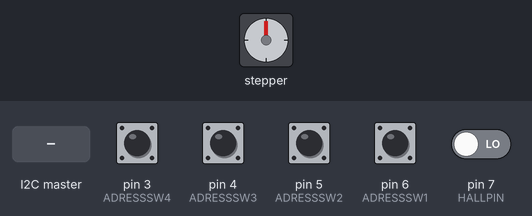
Recording of a sketch running on a simulated Arduino Nano, built with avr-gcc and run on an emulated ATmega328P. Shown: stepper motor. The inputs (shaded band) are chosen by the test bench; at power-on: pin 3 (ADRESSSW4), pin 4 (ADRESSSW3), pin 5 (ADRESSSW2), pin 6 (ADRESSSW1) HIGH, pin 7 (HALLPIN) LOW. Sleep ends after the set time or at an interrupt; stepper angles assume 2038 steps per turn.

Above: at 1.3 s.
1.4 s: the I2C master sends the byte 1
At 2.3 s:
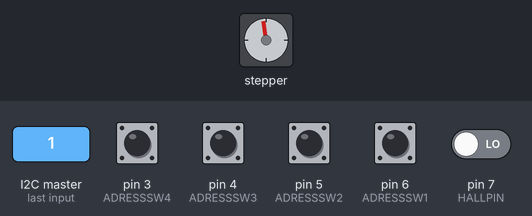
2.9 s: the I2C master sends the byte 200
At 4.6 s:
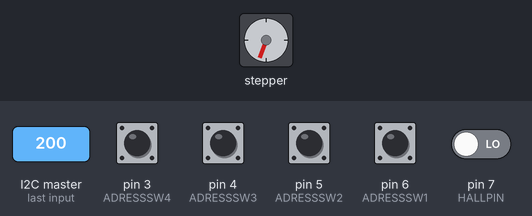
4.9 s: the I2C master sends the byte 2
At 6.0 s:
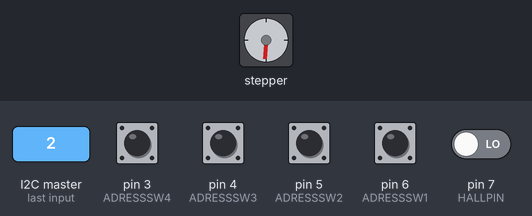
6.9 s: the I2C master sends the byte 90
At 8.2 s:
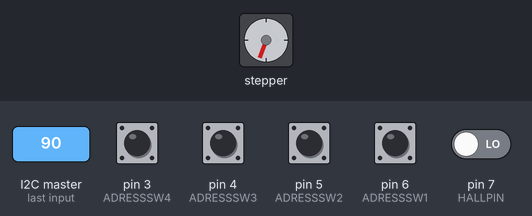
8.9 s: the I2C master sends the byte 200
At 9.9 s:
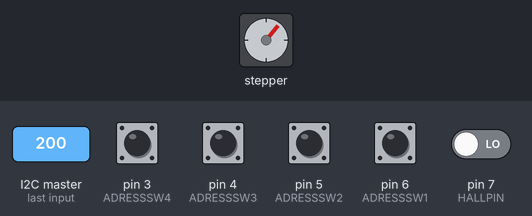
10.9 s: the I2C master sends the byte 1
At 11.9 s:
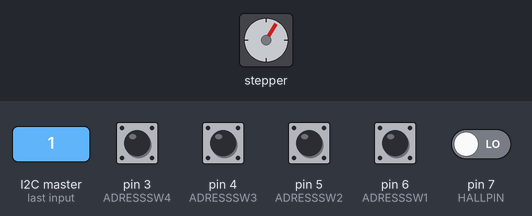
Timing chart, 0 to 13.9 s (numbered marks = the images above; inputs shaded):
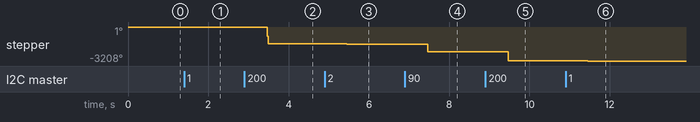

Measured:
- after the input at 2.9 s, stepper: turns 1592° counter-clockwise, starting after 0.55 s
- after the input at 4.9 s, stepper: turns 16° counter-clockwise, starting after 0.55 s
- after the input at 6.9 s, stepper: goes -1624° 0.02 s, then -2320°, starting after 0.55 s
- after the input at 8.9 s, stepper: goes -2328° 0.02 s, then -3200°, starting after 0.55 s

The sketch:

unit.ino
```cpp
/*********
  Split Flap Arduino Nano Unit
*********/

//#define serial // uncomment for serial debug communication
//#define test //uncomment for Test mode. Rotates through a few character to make sure unit is working. These characters should be displayed in the correct order: " ", "Z", "A", "U", "N", "?", "0", "1", "2", "9"

#include <Arduino.h>
#include <Wire.h>
#include <Stepper.h>
#include <EEPROM.h>
#include <avr/sleep.h>

// Pins of I2C adress switch
#define ADRESSSW1 6
#define ADRESSSW2 5
#define ADRESSSW3 4
#define ADRESSSW4 3

//constants stepper
#define STEPPERPIN1 11
#define STEPPERPIN2 10
#define STEPPERPIN3 9
#define STEPPERPIN4 8
#define STEPS 2038 //28BYJ-48 stepper, number of steps
#define HALLPIN 7 //Pin of hall sensor
#define AMOUNTFLAPS 45

//constants others
#define BAUDRATE 115200
#define ROTATIONDIRECTION -1 //-1 for reverse direction
#define OVERHEATINGTIMEOUT 2 //timeout in seconds to avoid overheating of stepper. After starting rotation, the counter will start. Stepper won't move again until timeout is passed
unsigned long lastRotation = 0;

//globals
int displayedLetter = 0; //currently shown letter
int desiredLetter = 0; //letter to be shown
const String letters[] = {" ", "A", "B", "C", "D", "E", "F", "G", "H", "I", "J", "K", "L", "M", "N", "O", "P", "Q", "R", "S", "T", "U", "V", "W", "X", "Y", "Z", "Ä", "Ö", "Ü", "0", "1", "2", "3", "4", "5", "6", "7", "8", "9", ":", ".", "-", "?", "!"};
Stepper stepper(STEPS, STEPPERPIN1, STEPPERPIN3, STEPPERPIN2, STEPPERPIN4); //stepper setup
bool lastInd1 = false; //store last status of phase
bool lastInd2 = false; //store last status of phase
bool lastInd3 = false; //store last status of phase
bool lastInd4 = false; //store last status of phase
float missedSteps = 0; //cummulate steps <1, to compensate via additional step when reaching >1
int currentlyrotating = 0; // 1 = drum is currently rotating, 0 = drum is standing still
int stepperSpeed = 10; //current speed of stepper, value only for first homing
int eeAddress = 0;   //EEPROM address for calibration offset
int calOffset;       //Offset for calibration in steps, stored in EEPROM, gets read in setup
int receivedNumber = 0;
int i2cAddress;

//sleep globals
const unsigned long WAIT_TIME = 2000;    //wait time before sleep routine gets executed again in milliseconds
unsigned long previousMillis = 0;       //stores last time sleep was interrupted

//setup
void setup() {
  // i2c adress switch
  pinMode(ADRESSSW1, INPUT_PULLUP);
  pinMode(ADRESSSW2, INPUT_PULLUP);
  pinMode(ADRESSSW3, INPUT_PULLUP);
  pinMode(ADRESSSW4, INPUT_PULLUP);

  //hall sensor
  pinMode(HALLPIN, INPUT);

  i2cAddress = getaddress(); //get I2C Address and save in variable

#ifdef serial
  //initialize serial
  Serial.begin(BAUDRATE);
  Serial.println("starting unit");
  Serial.print("I2CAddress: ");
  Serial.println(i2cAddress);
#endif

  //I2C function assignment
  Wire.begin(i2cAddress); //i2c address of this unit
  Wire.onReceive(receiveLetter);//call-function for transfered letter via i2c
  Wire.onRequest(requestEvent); //call-funtion if master requests unit state

  getOffset();     //get calibration offset from EEPROM
  calibrate(true); //home stepper after startup

  //test calibration settings
#ifdef test
  int calLetters[10] = {0, 26, 1, 21, 14, 43, 30, 31, 32, 39};
  for (int i = 0; i < 10; i++) {
    int currentCalLetter = calLetters[i];
    rotateToLetter(currentCalLetter);
    delay(5000);
  }
#endif
}

void loop() {
  unsigned long currentMillis = millis();
  if (currentMillis - previousMillis >= WAIT_TIME) {
    byte old_ADCSRA = ADCSRA;
    // disable ADC
    ADCSRA = 0;
    set_sleep_mode (SLEEP_MODE_PWR_DOWN);
    sleep_enable();
#ifdef serial
    digitalWrite (LED_BUILTIN, LOW); // shuts off LED when starting to sleep, for debugging
#endif
    sleep_cpu ();
#ifdef serial
    digitalWrite (LED_BUILTIN, HIGH); // turns on LED when waking up, for debugging
#endif
    sleep_disable();
    previousMillis = currentMillis; //reset sleep counter
    ADCSRA = old_ADCSRA;

    // release TWI bus
    TWCR = bit(TWEN) | bit(TWIE) | bit(TWEA) | bit(TWINT);

    // turn it back on again
    Wire.begin (i2cAddress);
  }  // end of time to sleep

  //check if new letter was received through i2c
  if (displayedLetter != receivedNumber)
  {
    /*
      #ifdef serial
      Serial.print("Value over serial received: ");
      Serial.print(receivedNumber);
      Serial.print(" Letter: ");
      Serial.print(letters[receivedNumber]);
      Serial.println();
      #endif
    */
    //rotate to new letter
    rotateToLetter(receivedNumber);
  }
}

//rotate to letter
void rotateToLetter(int toLetter) {
  if (lastRotation == 0 || (millis() - lastRotation > OVERHEATINGTIMEOUT * 1000)) {
    lastRotation = millis();
    //get letter position
    int posLetter = -1;
    posLetter = toLetter;
    int posCurrentLetter = -1;
    posCurrentLetter = displayedLetter;
    //int amountLetters = sizeof(letters) / sizeof(String);
#ifdef serial
    Serial.print("go to letter: ");
    Serial.println(letters[toLetter]);
#endif
    //go to letter, but only if available (>-1)
    if (posLetter > -1) { //check if letter exists
      //check if letter is on higher index, then no full rotaion is needed
      if (posLetter >= posCurrentLetter) {
#ifdef serial
        Serial.println("direct");
#endif
        //go directly to next letter, get steps from current letter to target letter
        int diffPosition = posLetter - posCurrentLetter;
        startMotor();
        stepper.setSpeed(stepperSpeed);
        //doing the rotation letterwise
        for (int i = 0; i < diffPosition; i++) {
          float preciseStep = (float)STEPS / (float)AMOUNTFLAPS;
          int roundedStep = (int)preciseStep;
          missedSteps = missedSteps + ((float)preciseStep - (float)roundedStep);
          if (missedSteps > 1) {
            roundedStep = roundedStep + 1;
            missedSteps--;
          }
          stepper.step(ROTATIONDIRECTION * roundedStep);
        }
      }
      else {
        //full rotation is needed, good time for a calibration
#ifdef serial
        Serial.println("full rotation incl. calibration");
#endif
        calibrate(false); //calibrate revolver and do not stop motor
        //startMotor();
        stepper.setSpeed(stepperSpeed);
        for (int i = 0; i < posLetter; i++) {
          float preciseStep = (float)STEPS / (float)AMOUNTFLAPS;
          int roundedStep = (int)preciseStep;
          missedSteps = missedSteps + (float)preciseStep - (float)roundedStep;
          if (missedSteps > 1) {
            roundedStep = roundedStep + 1;
            missedSteps--;
          }
          stepper.step(ROTATIONDIRECTION * roundedStep);
        }
      }
      //store new position
      displayedLetter = toLetter;
      //rotation is done, stop the motor
      delay(100); //important to stop rotation before shutting of the motor to avoid rotation after switching off current
      stopMotor();
    }
    else {
#ifdef serial
      Serial.println("letter unknown, go to space");
#endif
      desiredLetter = 0;
    }
  }
}

void receiveLetter(int numBytes) {
  int receiveArray[2]; //array for received bytes

  for (int i = 0; i < numBytes; i++) {
    receiveArray[i] = Wire.read();
  }
  //Write received bytes to correct variables
  receivedNumber = receiveArray[0];
  stepperSpeed = receiveArray[1];
}

void requestEvent() {
  Wire.write(currentlyrotating); //send unit status to master
  /*
    #ifdef serial
    Serial.print("Status ");
    Serial.print(currentlyrotating);
    Serial.print(" sent to master");
    Serial.println();
    #endif
  */
}

//returns the adress of the unit as int from 0-15
int getaddress() {
  int address = !digitalRead(ADRESSSW4) + (!digitalRead(ADRESSSW3) * 2) + (!digitalRead(ADRESSSW2) * 4) + (!digitalRead(ADRESSSW1) * 8);
  return address;
}

//gets magnet sensor offset from EEPROM in steps
void getOffset() {
  EEPROM.get(eeAddress, calOffset);
#ifdef serial
  Serial.print("CalOffset from EEPROM: ");
  Serial.print(calOffset);
  Serial.println();
#endif
}

//doing a calibration of the revolver using the hall sensor
int calibrate(bool initialCalibration) {
#ifdef serial
  Serial.println("calibrate revolver");
#endif
  currentlyrotating = 1; //set active state to active
  bool reachedMarker = false;
  stepper.setSpeed(stepperSpeed);
  int i = 0;
  while (!reachedMarker) {
    int currentHallValue = digitalRead(HALLPIN);
    if (currentHallValue == 1 && i == 0) { //already in zero position move out a bit and do the calibration {
      //not reached yet
      i = 50;
      stepper.step(ROTATIONDIRECTION * 50); //move 50 steps to get out of scope of hall
    }
    else if (currentHallValue == 1) {
      //not reached yet
      stepper.step(ROTATIONDIRECTION * 1);
    }
    else {
      //reached marker, go to calibrated offset position
      reachedMarker = true;
      stepper.step(ROTATIONDIRECTION * calOffset);
      displayedLetter = 0;
      missedSteps = 0;
#ifdef serial
      Serial.println("revolver calibrated");
#endif
      //Only stop motor for initial calibration
      if (initialCalibration) {
        stopMotor();
      }
      return i;
    }
    if (i > 3 * STEPS) {
      //seems that there is a problem with the marker or the sensor. turn of the motor to avoid overheating.
      displayedLetter = 0;
      desiredLetter = 0;
      reachedMarker = true;
#ifdef serial
      Serial.println("calibration revolver failed");
#endif
      stopMotor();
      return -1;
    }
    i++;
  }
  return i;
}

//switching off the motor driver
void stopMotor() {
  lastInd1 = digitalRead(STEPPERPIN1);
  lastInd2 = digitalRead(STEPPERPIN2);
  lastInd3 = digitalRead(STEPPERPIN3);
  lastInd4 = digitalRead(STEPPERPIN4);

  digitalWrite(STEPPERPIN1, LOW);
  digitalWrite(STEPPERPIN2, LOW);
  digitalWrite(STEPPERPIN3, LOW);
  digitalWrite(STEPPERPIN4, LOW);
#ifdef serial
  Serial.println("Motor Stop");
#endif
  currentlyrotating = 0; //set active state to not active
  delay(100);
}

void startMotor() {
#ifdef serial
  Serial.println("Motor Start");
#endif
  currentlyrotating = 1; //set active state to active
  digitalWrite(STEPPERPIN1, lastInd1);
  digitalWrite(STEPPERPIN2, lastInd2);
  digitalWrite(STEPPERPIN3, lastInd3);
  digitalWrite(STEPPERPIN4, lastInd4);
}
```
